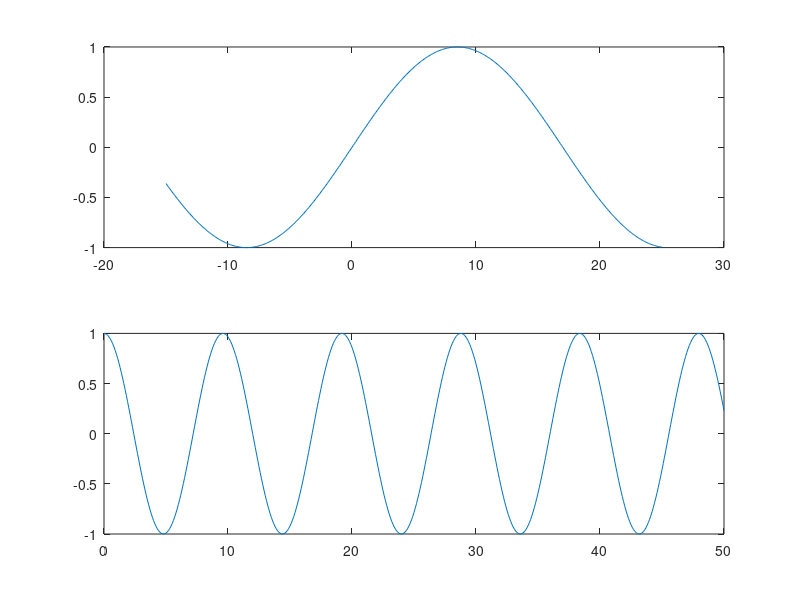

This chart was generated by the following MATLAB code:
n=-15:0.1:25;
x1=sin(pi*n/17);
subplot(2,1,1);
plot(n,x1)
hold on;
n=0:0.1:50;
x2=cos(pi*n/(sqrt(23)));
hold off
subplot(2,1,2)
plot(n,x2)